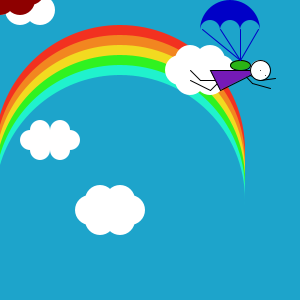
Frame 1 (no input)
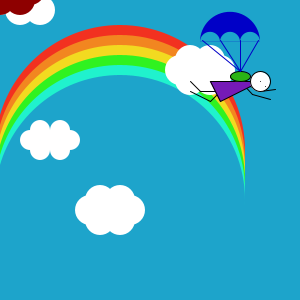
Frame 60 (the mouse pressed at the canvas centre just before this capture)
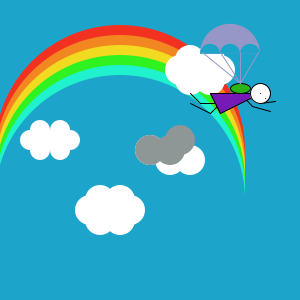
Frame 120 (the mouse held since frame 60 and released just before this capture)

The Processing sketch that drew these frames (run headless with seeded random() and noise(); from frame 60 on, the mouse is pressed at the canvas centre):

// Processing sketch: processing_56211
// ── processing_56211.pde


/*
          Chunzhong Li 02/08/2012
           Skydiving
 */
float aY=70.00;
float bY=80.00;
float cY=90.00;
float dY=78.00;
float eY=83.00;
float fY=88.00;
float gY=75.00;
float hY=65.00;
float iY=30.00;
float jY=60.00;
float kY=29.00;

void setup()
{ 
  size(300, 300);
  smooth();
}

void draw()
{
  background(29, 164, 203);
  noStroke();
  fill(242, 49, 32);
  ellipse(120, 150, 250, 250);//rainbow
  fill(242, 134, 32);
  ellipse(120, 160, 250, 250);
  fill(242, 218, 32);
  ellipse(120, 170, 250, 250);
  fill(48, 242, 32);
  ellipse(120, 180, 250, 250);
  fill(32, 242, 205);
  ellipse(120, 190, 250, 250);
  fill(29, 164, 203);
  ellipse(120, 200, 250, 250);

  fill(255);
  ellipse(30, 140, 20, 20);//cloud on the left
  ellipse(50, 140, 20, 20);
  ellipse(70, 140, 20, 20);
  ellipse(40, 130, 20, 20);
  ellipse(40, 150, 20, 20);
  ellipse(60, 150, 20, 20);
  ellipse(60, 130, 20, 20);

  ellipse(180, 70, 30, 30);//cloud on the right
  ellipse(220, 70, 30, 30);
  ellipse(190, 60, 30, 30);
  ellipse(190, 80, 30, 30);
  ellipse(210, 60, 30, 30);
  ellipse(210, 80, 30, 30);
  
  ellipse(90, 210, 30, 30);//cloud inthe middle
  ellipse(130, 210, 30, 30);
  ellipse(100, 200, 30, 30);
  ellipse(100, 220, 30, 30);
  ellipse(120, 200, 30, 30);
  ellipse(120, 220, 30, 30);

  //cloud can move by the mouse
  ellipse(mouseX+20, mouseY+10, 30, 30);
  ellipse(mouseX+40, mouseY+10, 30, 30);
  ellipse(mouseX, mouseY, 30, 30);
  
  fill(142,mouseX,mouseY);
  ellipse(mouseY, mouseX, 30, 30);
  ellipse(mouseY+20, mouseX, 30, 30);
  ellipse(mouseY+30, mouseX-10, 30, 30);
 

  stroke(0);// skydiver
  line(190, aY, 200, bY);
  line(200, bY, 220, bY);
  line(220, bY, 210, cY);
  line(210, cY, 190, bY);
  line(240, aY, 260, bY);
  line(260, bY, 275, dY);
  line(240, aY, 252, eY);
  line(252, eY, 270, fY);
  fill(117, 26, 183);
  triangle(220, cY, 210, aY, 260, aY);
  fill(255);
  ellipse(260, aY, 20, 20);
  point(265, gY);
  point(260, aY);
  fill(42, 180, 21);
  ellipse(240, hY, 20, 10);


  noStroke();//parachute
  fill(mouseX, mouseY, 199);
  arc(230, iY, 60, 60, PI, TWO_PI);
  fill(29, 164, 203);
  arc(210, iY, 20, 20, PI, TWO_PI); 
  arc(230, iY, 20, 20, PI, TWO_PI); 
  arc(250, iY, 20, 20, PI, TWO_PI); 

  stroke(mouseX, mouseY, 199);
  line(240, jY, 202, kY);
  line(240, jY, 220, kY);
  line(240, jY, 240, kY);
  line(240, jY, 258, kY);
  aY=aY+0.2;//slowly down
  bY=bY+0.2;
  cY=cY+0.2;
  dY=dY+0.2;
  eY=eY+0.2;
  fY=fY+0.2;
  gY=gY+0.2;
  hY=hY+0.2;
  iY=iY+0.2;
  jY=jY+0.2;
  kY=kY+0.2;
}
void mousePressed()//Let's get a smiling face!
{
 noFill();
 stroke(0);
 ellipse(150,160,100,100);
 arc(120,150,30,30,PI,TWO_PI);
 arc(180,150,30,30,PI,TWO_PI);
 arc(150,170,40,40,0,PI);
}
